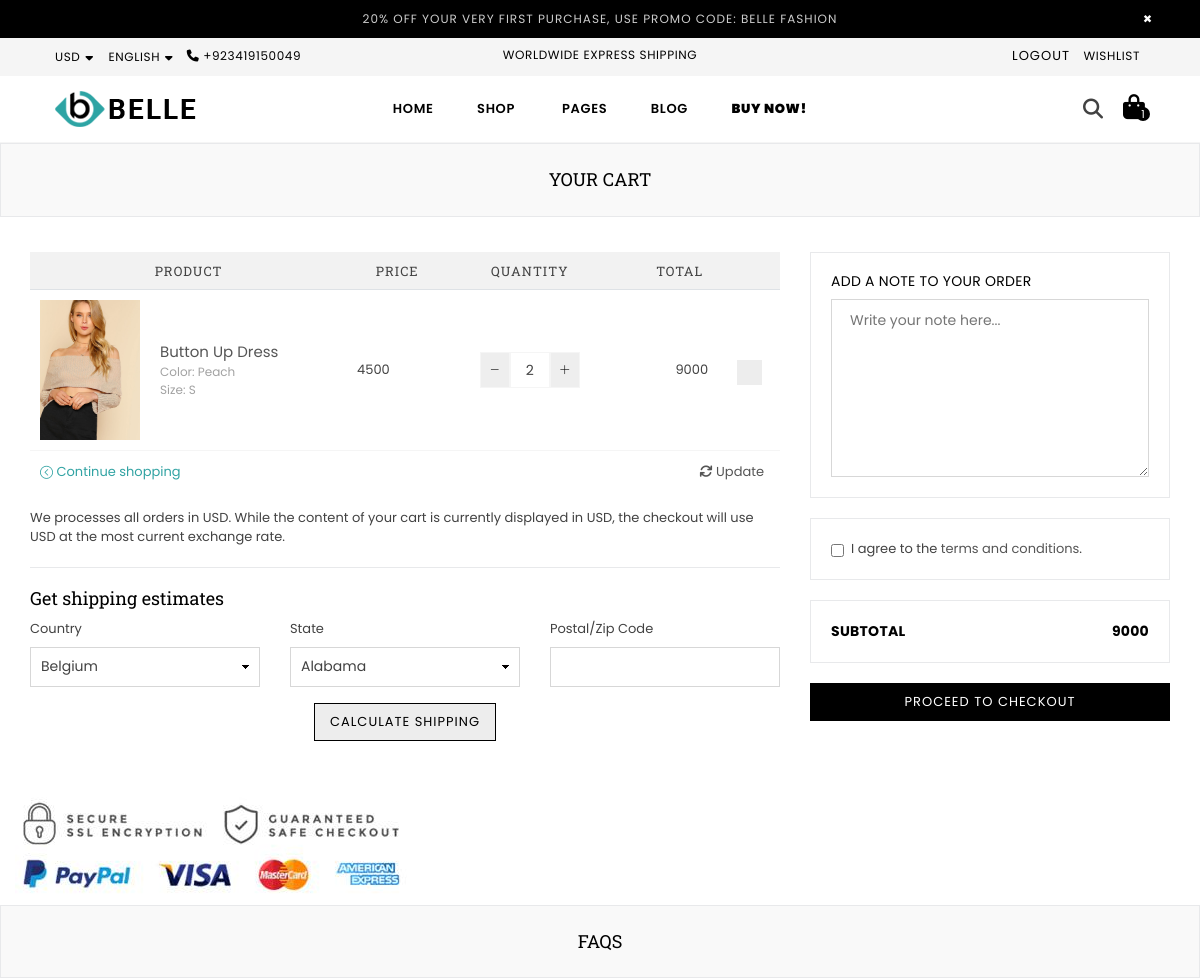
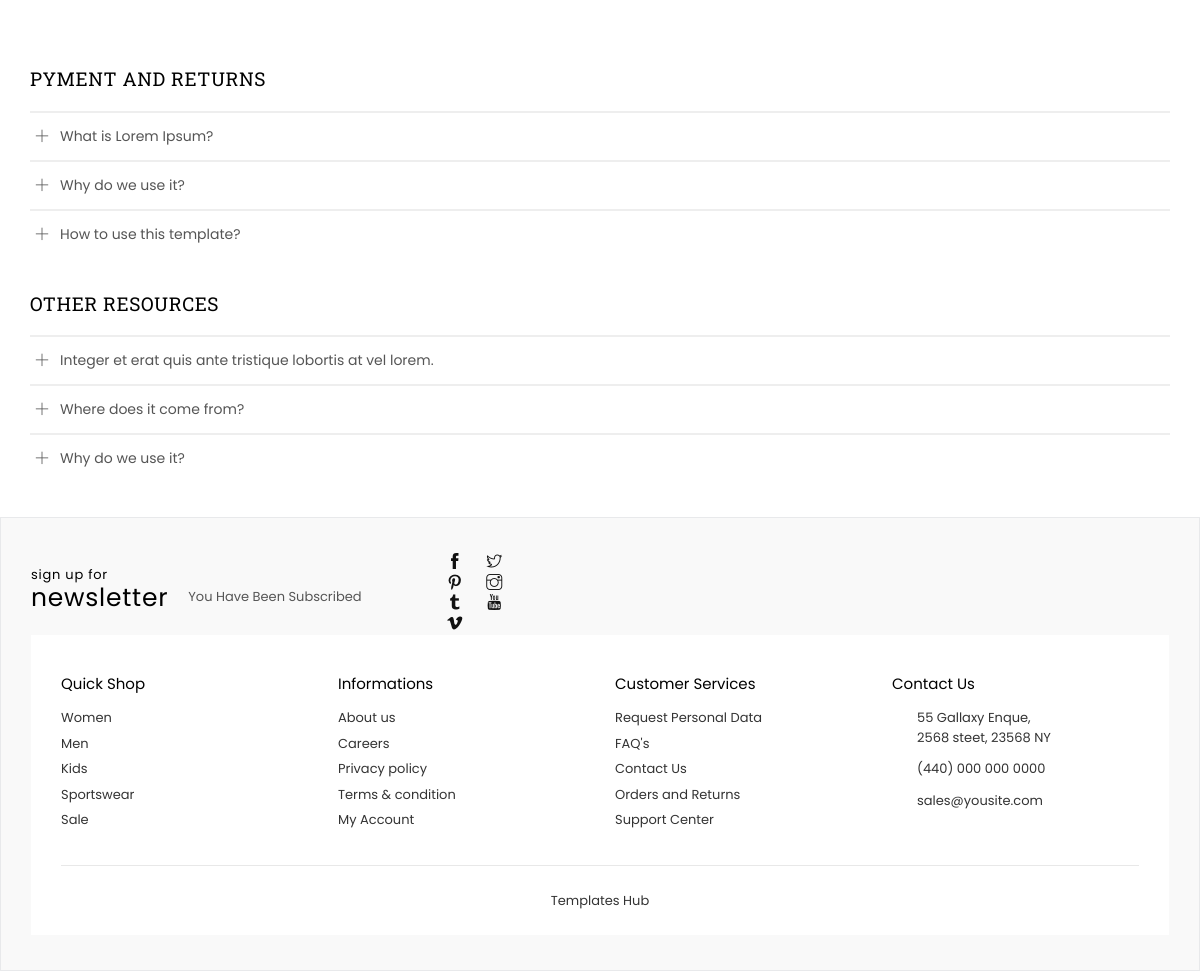
The app's page /cart (signed in) with its own data (2 pictures, top to bottom).
### app/models.py (models this page shows, shortened)
class CartItem(models.Model):
    user = models.ForeignKey(User, on_delete=models.CASCADE)
    product = models.ForeignKey(Products, on_delete=models.CASCADE)
    color = models.CharField(max_length=100)
    size = models.CharField(max_length=100)
    quantity = models.PositiveIntegerField(default=1)
    note = models.TextField(blank=True, null=True)  # Optional notes for the cart item
    terms_accepted = models.BooleanField(default=False)  # Terms acceptance status
    class Meta:
        constraints = [
            models.UniqueConstraint(fields=['user', 'product', 'color', 'size'], name='unique_cart_item')
        ]

class Products(models.Model):
    name=models.CharField(max_length=100)
    description=models.TextField()
    slug=models.SlugField(max_length=50,unique=True,blank=True)
    in_stock=models.BooleanField()
    stock_quantity=models.IntegerField()
    last_update=models.DateTimeField(auto_now=True)
    sku=models.CharField(max_length=50)
    view_count=models.IntegerField(null=True,blank=True)
    price=models.IntegerField()
    striked_price=models.IntegerField(blank=True,null=True,default=0)
    product_type=models.CharField(max_length=20)
    labels=models.ManyToManyField(Labels,max_length=20)
    wishlist=models.ManyToManyField(User,related_name='wishlist',blank=True)
    collections=models.CharField(max_length=50)
    main_image= models.ImageField(upload_to='products/')  # Shown by default
    hover_image= models.ImageField(upload_to='products/')  # Shown on hover
    tag=models.ManyToManyField('Tag',related_name='products',blank=True)
    sizes = models.ManyToManyField(Size, related_name='products', blank=True)
    color = models.ManyToManyField(Color, related_name='productscolor', blank=True)
    brand=models.ForeignKey(Brand, on_delete=models.CASCADE,related_name='brand',blank=True)
    def __str__(self):
        return self.name
    class Meta:
        verbose_name = "Product"  # Correct singular form
        verbose_name_plural = "Products"  # Correct plural form

### app/views.py (the view, shortened to what this page needs)
# urls.py: path("cart",views.CartView,name="cart"),
def CartView(request):
    cart_items = CartItem.objects.filter(user=request.user)
    for item in cart_items:
        item.subtotal = item.product.price * item.quantity
    total_price = sum(item.subtotal for item in cart_items)
    context = {
        "cart_items": cart_items,
        "total_price": total_price,
    }
    return render(request, "app/cart.html", context)

### app/context_processors.py (called while the page is built)
def minicart_data(request):
    cart_items = []
    cart_total = 0.0
    total_item=0
    if request.user.is_authenticated:  # Ensure the user is logged in
        user_cart = CartItem.objects.filter(user=request.user)  # Adjust based on your cart model
        total_item=CartItem.objects.filter(user=request.user).count()
        cart_items = user_cart
        cart_total = sum(item.product.price * item.quantity for item in user_cart)
    return {
        'cart_items': cart_items,
        'cart_total': cart_total,
        "total_item":total_item
    }

### app/templates/app/cart.html (shortened to what this page needs)
{% extends "base.html" %} {% load static %} {% block title %}BELLE | CART {% endblock title %} {% block content %}
<div id="page-content">
  <div class="page section-header text-center">
    <div class="page-title">
      <div class="wrapper"><h1 class="page-width">Your cart</h1></div>
    </div>
  </div>
  <div class="container">
    <div class="row">
      <div class="col-12 col-sm-12 col-md-8 col-lg-8 main-col">
        <form action="#" method="post" class="cart style2">
          <table>
            <thead class="cart__row cart__header">
              <tr>
                <th colspan="2" class="text-center">Product</th>
                <th class="text-center">Price</th>
                <th class="text-center">Quantity</th>
                <th class="text-right">Total</th>
                <th class="action">&nbsp;</th>
              </tr>
            </thead>
            <tbody>
              {% if cart_items %}
              {% for item in cart_items %}
              <tr class="cart__row border-bottom line1 cart-flex border-top" data-item-id="{{ item.id }}">
                  <td class="cart__image-wrapper cart-flex-item">
                      <a href="#">
                          <img class="cart__image" src="{{ item.product.main_image.url }}" alt="{{ item.product.name }}" />
                      </a>
                  </td>
                  <td class="cart__meta small--text-left cart-flex-item">
                      <div class="list-view-item__title">
                          <a href="#">{{ item.product }}</a>
                      </div>
                      <div class="cart__meta-text">
                          Color: {{ item.color }}<br />Size: {{ item.size }}<br />
                      </div>
                  </td>
                  <td class="cart__price-wrapper cart-flex-item">
                      <span class="money">{{ item.product.price }}</span>
                  </td>
                  <td class="cart__update-wrapper cart-flex-item text-right">
                      <div class="cart__qty text-center">
                          <div class="qtyField">
                              <a class="qtyBtn minus" href="javascript:void(0);">
                                  <i class="icon icon-minus"></i>
                              </a>
                              <input
                                  class="cart__qty-input qty"
                                  type="text"
                                  name="updates[]"
                                  value="{{ item.quantity }}"
                                  pattern="[0-9]*"
                              />
                              <a class="qtyBtn plus" href="javascript:void(0);">
                                  <i class="icon icon-plus"></i>
                              </a>
                          </div>
                      </div>
                  </td>
                  <td class="text-right small--hide cart-price">
                      <div id="subtotal-{{ item.id }}"><span class="money">{{ item.subtotal }}</span></div>
                  </td>
                  <td class="text-center small--hide">
                    <a href="{% url 'remove_cart_item' item.id %}" class="btn btn--secondary cart__remove" title="Remove item">
                        <i class="icon icon anm anm-times-l"></i>
                    </a>
                </td>
              </tr>
              {% endfor %}
              {% else %}
              <tr>
                <td colspan="6" class="text-center">
                  <p>Your cart is empty.</p>
                </td>
              {% endif %}
          </tbody>
            <tfoot>
              <tr>
                <td colspan="3" class="text-left">
                  <a
                    href="{% url "shop" %}"
                    class="btn--link cart-continue"
                    ><i class="icon icon-arrow-circle-left"></i> Continue
                    shopping</a
                  >
                </td>
                <td colspan="3" class="text-right">
                  <button
                    type="submit"
                    name="update"
                    class="btn--link cart-update"
                  >
                  <a href="{% url 'cart' %}"> <i class="fa fa-refresh"></i> Update
                </a>
                  </button>
                </td>
              </tr>
            </tfoot>
          </table>
          <div class="currencymsg">
            We processes all orders in USD. While the content of your cart is
            currently displayed in USD, the checkout will use USD at the most
            current exchange rate.
          </div>
          <hr />
          <div id="shipping-calculator" class="mb-4">
            <h5 class="small--text-center">Get shipping estimates</h5>
            <div class="row">
              <div class="col-12 col-sm-12 col-md-4">
                <div class="form-group">
                  <label for="address_country">Country</label>
                  <select
                    id="address_country"
                    name="address[country]"
                    data-default="United States"
                  >
                    <option value="Belgium" data-provinces="[]">Belgium</option>
                  </select>
                </div>
              </div>
              <div class="col-12 col-sm-12 col-md-4">
                <div class="form-group">
                  <label>State</label>
                  <select
                    id="address_province"
                    name="address[province]"
                    data-default=""
                  >
                    <option value="Alabama">Alabama</option>
                  </select>
                </div>
              </div>
              <div class="col-12 col-sm-12 col-md-4">
                <div class="form-group">
                  <label for="address_zip">Postal/Zip Code</label>
                  <input type="text" id="address_zip" name="address[zip]" />
                </div>
              </div>
              <div class="col-12 col-sm-12 col-md-12 actionRow text-center">
                <div>
                  <input
                    type="button"
                    class="btn btn--secondary get-rates"
                    value="Calculate shipping"
                  />
                </div>
              </div>
            </div>
          </div>
        </form>
      </div>
      <div class="col-12 col-sm-12 col-md-4 col-lg-4 cart__footer">
        <form method="POST" action="{% url 'cart' %}">
            <div class="cart-note">
                <div class="solid-border">
                    <h5>
                        <label
                            for="CartSpecialInstructions"
                            class="cart-note__label small--text-center"
                        >
                            Add a note to your order
                        </label>
                    </h5>
                    <textarea
                        name="note"
                        id="CartSpecialInstructions"
                        class="cart-note__input"
                        placeholder="Write your note here..."
                    ></textarea>
                </div>
            </div>
            <div class="solid-border mt-3">
                <div class="form-check">
                    <input
                        type="checkbox"
                        name="terms"
                        id="terms"
                        class="form-check-input"
                    />
                    <label
                        for="terms"
                        class="form-check-label"
                    >
                        I agree to the <a href="#">terms and conditions</a>.
                    </label>
                </div>
            </div>
            <div class="solid-border mt-3">
                <div class="row">
                    <span class="col-12 col-sm-6 cart__subtotal-title">
                        <strong>Subtotal</strong>
                    </span>
                    <span
                        class="col-12 col-sm-6 cart__subtotal-title cart__subtotal text-right"
                        id="total-price"
                    >
                        <span class="money">{{ total_price }}</span>
                    </span>
                </div>
            </div>
            <div class="mt-3 text-center">
                <button type="submit" class="btn btn-primary w-100">
                    Proceed to Checkout
                </button>
            </div>
        </form>
    </div>
          <div class="paymnet-img">
            <img
              src="{% static 'app/images/payment-img.jpg' %}"
              alt="Payment"
            />
          </div>
        </div>
      </div>
    </div>
  </div>
{% endblock content %}

### records on screen
CartItem: product.main_image (picture), product "Button Up Dress", color "Peach", size "S", product.price "4500", quantity "2", subtotal "9000"

### other values on screen
{{ total_item }} "1"
{{ total_price }} "9000"
